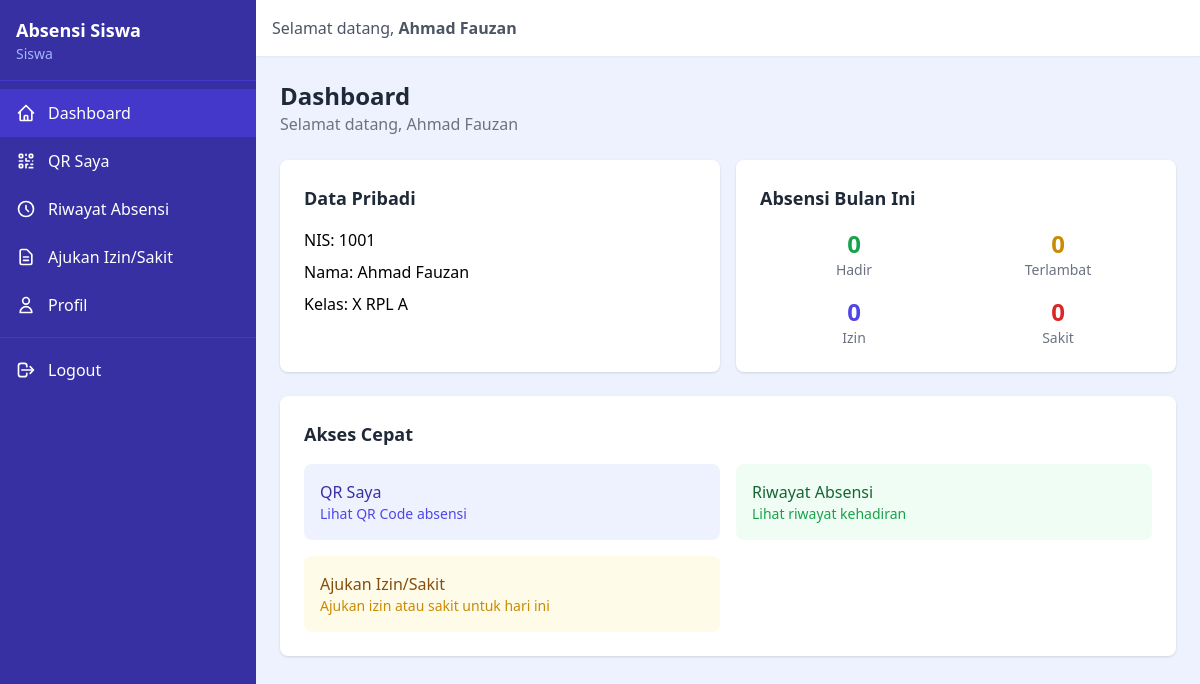
The app's page /siswa/dashboard.php (signed in) with its own data.
### tables this page shows
CREATE TABLE siswa (
    id INT AUTO_INCREMENT PRIMARY KEY,
    user_id INT NOT NULL,
    nis VARCHAR(20) NOT NULL UNIQUE,
    nama VARCHAR(100) NOT NULL,
    kelas_id INT NOT NULL,
    qr_token VARCHAR(64) NOT NULL UNIQUE,
    created_at TIMESTAMP DEFAULT CURRENT_TIMESTAMP,
    updated_at TIMESTAMP DEFAULT CURRENT_TIMESTAMP ON UPDATE CURRENT_TIMESTAMP,
    FOREIGN KEY (user_id) REFERENCES users(id) ON DELETE CASCADE,
    FOREIGN KEY (kelas_id) REFERENCES kelas(id) ON DELETE RESTRICT
);

CREATE TABLE kelas (
    id INT AUTO_INCREMENT PRIMARY KEY,
    nama_kelas VARCHAR(50) NOT NULL,
    created_at TIMESTAMP DEFAULT CURRENT_TIMESTAMP,
    updated_at TIMESTAMP DEFAULT CURRENT_TIMESTAMP ON UPDATE CURRENT_TIMESTAMP
);

### functions/siswa.php (called while the page is built, shortened)
<?php
function getSiswaByUserId($userId) {
    $db = getDBConnection();
    $stmt = $db->prepare("SELECT s.*, k.nama_kelas FROM siswa s JOIN kelas k ON s.kelas_id = k.id WHERE s.user_id = ?");
    $stmt->execute([$userId]);
    return $stmt->fetch();
}

### siswa/dashboard.php (the view, shortened to what this page needs)
<?php
require_once __DIR__ . '/../functions/siswa.php';
$siswa = getSiswaByUserId($_SESSION['user_id']);
$rekap = [];
?>
<?php require_once __DIR__ . '/../includes/header.php'; ?>
<div class="mb-6">
    <h1 class="text-2xl font-bold text-gray-800">Dashboard</h1>
    <p class="text-gray-500">Selamat datang, <?= htmlspecialchars($siswa['nama']) ?></p>
</div>
<div class="grid grid-cols-1 md:grid-cols-2 gap-4 mb-6">
    <div class="bg-white rounded-lg shadow p-6">
        <h2 class="text-lg font-semibold text-gray-800 mb-4">Data Pribadi</h2>
        <div class="space-y-2">
            <p><span class="font-medium">NIS:</span> <?= htmlspecialchars($siswa['nis']) ?></p>
            <p><span class="font-medium">Nama:</span> <?= htmlspecialchars($siswa['nama']) ?></p>
            <p><span class="font-medium">Kelas:</span> <?= htmlspecialchars($siswa['nama_kelas']) ?></p>
        </div>
    </div>
    <div class="bg-white rounded-lg shadow p-6">
        <h2 class="text-lg font-semibold text-gray-800 mb-4">Absensi Bulan Ini</h2>
        <div class="grid grid-cols-2 gap-4">
            <div class="text-center">
                <p class="text-2xl font-bold text-green-600"><?= $rekap['Hadir'] ?? 0 ?></p>
                <p class="text-sm text-gray-500">Hadir</p>
            </div>
            <div class="text-center">
                <p class="text-2xl font-bold text-yellow-600"><?= $rekap['Terlambat'] ?? 0 ?></p>
                <p class="text-sm text-gray-500">Terlambat</p>
            </div>
            <div class="text-center">
                <p class="text-2xl font-bold text-blue-600"><?= $rekap['Izin'] ?? 0 ?></p>
                <p class="text-sm text-gray-500">Izin</p>
            </div>
            <div class="text-center">
                <p class="text-2xl font-bold text-red-600"><?= $rekap['Sakit'] ?? 0 ?></p>
                <p class="text-sm text-gray-500">Sakit</p>
            </div>
        </div>
    </div>
</div>
<div class="bg-white rounded-lg shadow p-6">
    <h2 class="text-lg font-semibold text-gray-800 mb-4">Akses Cepat</h2>
    <div class="grid grid-cols-1 md:grid-cols-2 gap-4">
        <a href="/siswa/qr_saya.php" class="block p-4 bg-blue-50 rounded-lg hover:bg-blue-100 transition">
            <p class="font-medium text-blue-800">QR Saya</p>
            <p class="text-sm text-blue-600">Lihat QR Code absensi</p>
        </a>
        <a href="/siswa/riwayat.php" class="block p-4 bg-green-50 rounded-lg hover:bg-green-100 transition">
            <p class="font-medium text-green-800">Riwayat Absensi</p>
            <p class="text-sm text-green-600">Lihat riwayat kehadiran</p>
        </a>
        <a href="/siswa/pengajuan.php" class="block p-4 bg-yellow-50 rounded-lg hover:bg-yellow-100 transition">
            <p class="font-medium text-yellow-800">Ajukan Izin/Sakit</p>
            <p class="text-sm text-yellow-600">Ajukan izin atau sakit untuk hari ini</p>
        </a>
    </div>
</div>
<?php require_once __DIR__ . '/../includes/footer.php'; ?>

### records on screen
siswa: nama "Ahmad Fauzan", nis "1001", kelas.nama_kelas "X RPL A"

### other values on screen
$_SESSION['nama'] "Ahmad Fauzan"
$rekap['Hadir'] "0"
$rekap['Terlambat'] "0"
$rekap['Izin'] "0"
$rekap['Sakit'] "0"
